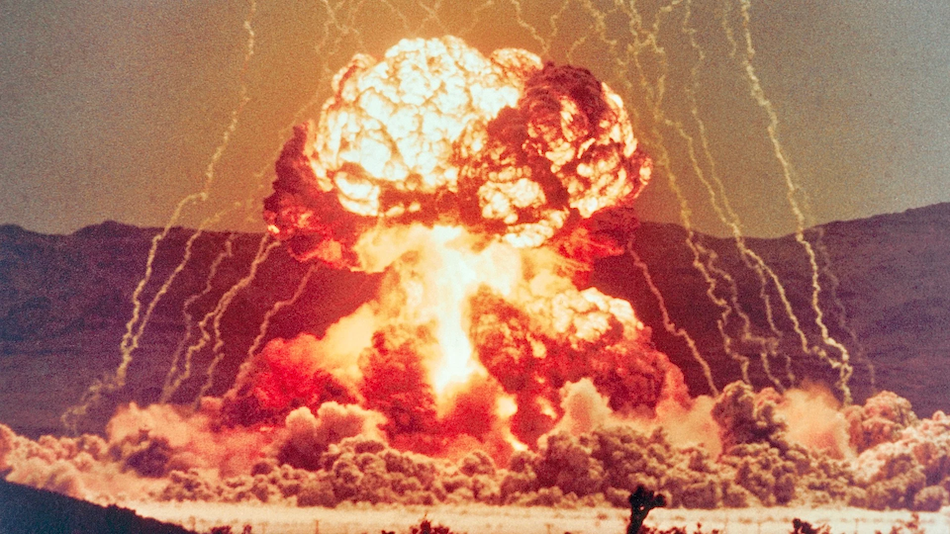
#> input picture hybrid/explosion.png, 950 x 534 px
$ jupyter execute --allow-errors Project_1.ipynb   (shell and % lines are left out)
#> lines starting #> are read from the running program, lines starting #| are printed output that depends on the picture
### hybrid/utils.py
import time
import os

import cv2
import argparse
import numpy as np
from scipy import signal
from math import ceil, floor
import matplotlib.pyplot as plt
from matplotlib.colors import LogNorm


def align_images(input_img_1, input_img_2, pts_img_1, pts_img_2,
                 save_images=False):

    # Load images
    im1 = cv2.imread(input_img_1)
    im1 = cv2.cvtColor(im1, cv2.COLOR_BGR2RGB)

    im2 = cv2.imread(input_img_2)
    im2 = cv2.cvtColor(im2, cv2.COLOR_BGR2RGB)

    # get image sizes
    h1, w1, b1 = im1.shape
    h2, w2, b2 = im2.shape

    # Get center coordinate of the line segment
    center_im1 = np.mean(pts_img_1, axis=0)
    center_im2 = np.mean(pts_img_2, axis=0)

    plt.close('all')

    # translate first so that center of ref points is center of image
    tx = np.around((w1 / 2 - center_im1[0]) * 2).astype(int)

    if tx > 0:
        im1 = np.r_['1', np.zeros((im1.shape[0], tx, 3)), im1]

    else:
        im1 = np.r_['1', im1, np.zeros((im1.shape[0], -tx, 3))]

    ty = np.round((h1 / 2 - center_im1[1]) * 2).astype(int)

    if ty > 0:
        im1 = np.r_['0', np.zeros((ty, im1.shape[1], 3)), im1]

    else:
        im1 = np.r_['0', im1, np.zeros((-ty, im1.shape[1], 3))]

    tx = np.around((w2 / 2 - center_im2[0]) * 2).astype(int)

    if tx > 0:
        im2 = np.r_['1', np.zeros((im2.shape[0], tx, 3)), im2]

    else:
        im2 = np.r_['1', im2, np.zeros((im2.shape[0], -tx, 3))]

    ty = np.round((h2 / 2 - center_im2[1]) * 2).astype(int)

    if ty > 0:
        im2 = np.r_['0', np.zeros((ty, im2.shape[1], 3)), im2]

    else:
        im2 = np.r_['0', im2, np.zeros((-ty, im2.shape[1], 3))]

    # downscale larger image so that lengths between ref points are the same
    len1 = np.linalg.norm(pts_img_1[0]-pts_img_1[1])
    len2 = np.linalg.norm(pts_img_2[0]-pts_img_2[1])
    dscale = len2 / len1

    if dscale < 1:
        width = int(im1.shape[1] * dscale)
        height = int(im1.shape[0] * dscale)
        dim = (width, height)
        im1 = cv2.resize(im1, dim, interpolation=cv2.INTER_LINEAR)

    else:
        width = int(im2.shape[1] * 1 / dscale)
        height = int(im2.shape[0] * 1 / dscale)
        dim = (width, height)
        im2 = cv2.resize(im2, dim, interpolation=cv2.INTER_LINEAR)

    # rotate im1 so that angle between points is the same
    theta1 = np.arctan2(-(pts_img_1[:, 1][1]-pts_img_1[:, 1][0]),
                        pts_img_1[:, 0][1]-pts_img_1[:, 0][0])
    theta2 = np.arctan2(-(pts_img_2[:, 1][1]-pts_img_2[:, 1][0]),
                        pts_img_2[:, 0][1]-pts_img_2[:, 0][0])
    dtheta = theta2-theta1
    rows, cols = im1.shape[:2]
    M = cv2.getRotationMatrix2D((cols/2, rows/2), dtheta*180/np.pi, 1)
    cos = np.abs(M[0, 0])
    sin = np.abs(M[0, 1])

    # compute the new bounding dimensions of the image
    nW = int((rows * sin) + (cols * cos))
    nH = int((rows * cos) + (cols * sin))

    # adjust the rotation matrix to take into account translation
    M[0, 2] += (nW / 2) - cols/2
    M[1, 2] += (nH / 2) - rows/2

    im1 = cv2.warpAffine(im1, M, (nW, nH))

    # Crop images (on both sides of border) to be same height and width
    h1, w1, b1 = im1.shape
    h2, w2, b2 = im2.shape

    minw = min(w1, w2)
    brd = (max(w1, w2)-minw)/2
    if minw == w1:  # crop w2
        im2 = im2[:, ceil(brd):-floor(brd), :]
        tx = tx-ceil(brd)
    else:
        im1 = im1[:, ceil(brd):-floor(brd), :]
        tx = tx+ceil(brd)

    minh = min(h1, h2)
    brd = (max(h1, h2)-minh)/2
    if minh == h1:  # crop w2
        im2 = im2[ceil(brd):-floor(brd), :, :]
        ty = ty-ceil(brd)
    else:
        im1 = im1[ceil(brd):-floor(brd), :, :]
        ty = ty+ceil(brd)

    im1 = cv2.cvtColor(im1.astype(np.uint8), cv2.COLOR_RGB2BGR)
    im2 = cv2.cvtColor(im2.astype(np.uint8), cv2.COLOR_RGB2BGR)

    if save_images:
        output_img_1 = 'aligned_{}'.format(os.path.basename(input_img_1))
        output_img_2 = 'aligned_{}'.format(os.path.basename(input_img_2))
        cv2.imwrite(output_img_1, im1)
        cv2.imwrite(output_img_2, im2)

    return im1, im2


def prompt_eye_selection(image):
    fig = plt.figure()
    plt.imshow(image, cmap='gray')
    fig.set_label('Click on two points for alignment')
    plt.axis('off')
    xs = []
    ys = []
    clicked = np.zeros((2, 2), dtype=np.float32)

    # Define a callback function that will update the textarea
    # [7 lines left out: function onmousedown, not called in this run]

    def onmouseup(event):
        if(len(xs) >= 2):
            plt.close(fig)

    def onclose(event):
        clicked[:, 0] = xs
        clicked[:, 1] = ys
    # Create an hard reference to the callback not to be cleared by the garbage
    # collector
    fig.canvas.mpl_connect('button_press_event', onmousedown)
    fig.canvas.mpl_connect('button_release_event', onmouseup)
    fig.canvas.mpl_connect('close_event', onclose)

    return clicked

# [86 lines left out: functions crop_image, interactive_crop, gaussian_kernel, plot, plot_spectrum, not called in this run]

### hybrid/Project_1.ipynb
# Programming Project #1: Hybrid Images

## CS445: Computational Photography - Spring 2020

### Part I: Hybrid Images

[cell 1]
#NOTE: ALL RESULTS ARE SAVED AS A FILE INSTEAD OF SHOWN BECAUSE MATPLOTLIB WASNT WORKING ON VSCODE MAC
import cv2

import numpy as np
from matplotlib.colors import LogNorm
from scipy import signal

import utils

[cell 2]
import matplotlib.pyplot as plt

[cell 3]
im1_file = './explosion.png'
im2_file = './tree.jpg'

im1 = cv2.imread(im1_file, cv2.IMREAD_GRAYSCALE)
#> im1: shape (534, 950); min 0, max 251, mean 139.5
im2 = cv2.imread(im2_file, cv2.IMREAD_GRAYSCALE)
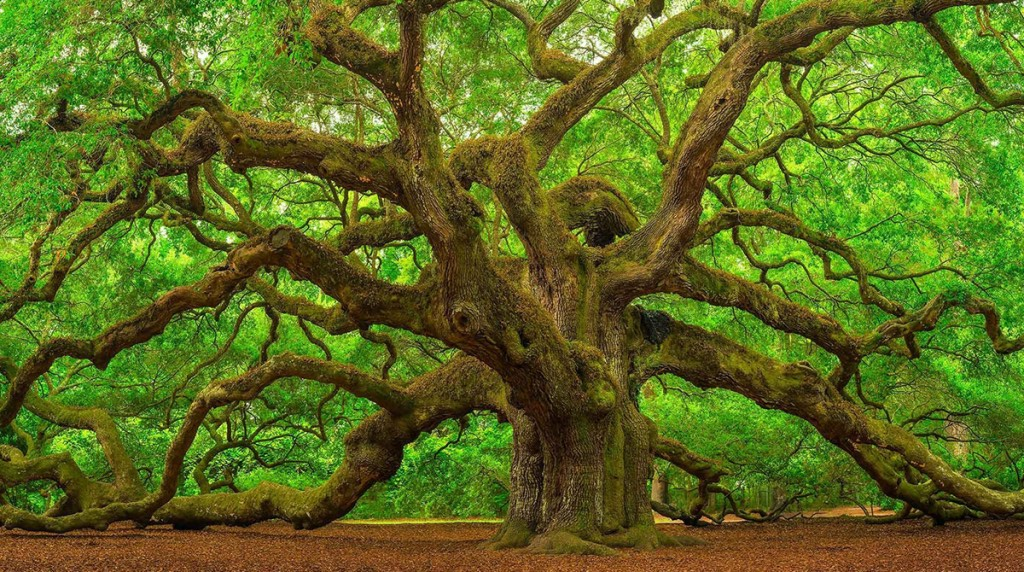
#> input picture hybrid/tree.jpg, 1024 x 572 px
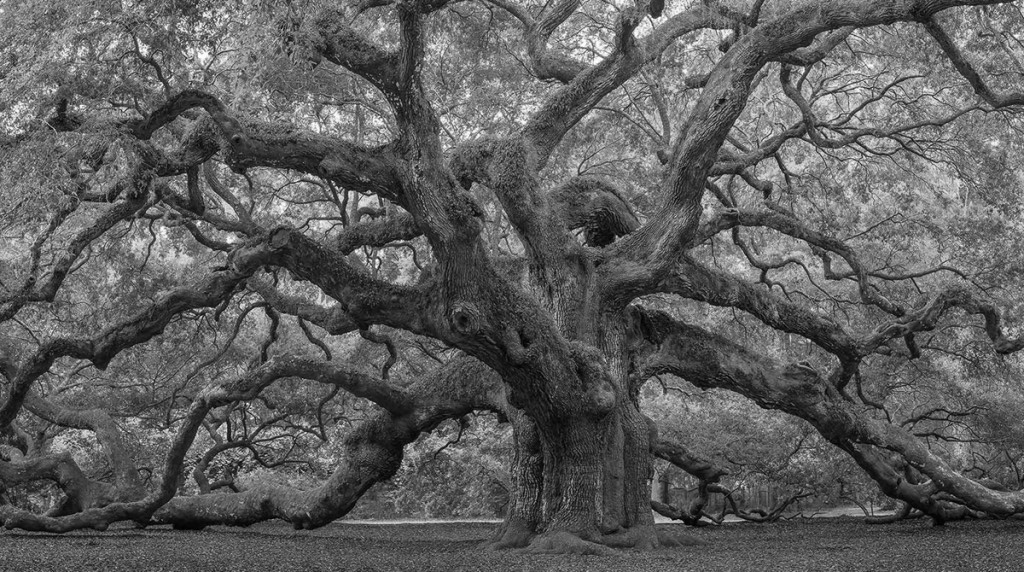
#> im2: shape (572, 1024); min 0, max 255, mean 93.9

[cell 4]
pts_im1 = utils.prompt_eye_selection(im1)
#> pts_im1 = [[0, 0], [0, 0]]

[cell 5]
pts_im2 = utils.prompt_eye_selection(im2)
#> pts_im2 = [[0, 0], [0, 0]]
# [4 lines of commented-out code are left out]

pts_im2 = np.array([[520,287],
                [690,287]], dtype=np.float32)
pts_im1 = np.array([[400,288],
                [600,288]], dtype=np.float32)

[cell 6]
im1, im2 = utils.align_images(im1_file, im2_file,pts_im1,pts_im2,save_images=False)
#> in align_images, im1 is the input picture: shape (534, 950, 3); mean B, G, R 93.5, 114.5, 179.7
#> in align_images, im2 is the input picture: shape (572, 1024, 3); mean B, G, R 31.6, 107.1, 91.9

[cell 7]
# convert to grayscale
im1 = cv2.cvtColor(im1, cv2.COLOR_BGR2GRAY) / 255.0
#> im1: shape (489, 850) float64
im2 = cv2.cvtColor(im2, cv2.COLOR_BGR2GRAY) / 255.0
#> im2: shape (489, 850) float64

[cell 8]
#Images sanity check
fig, axes = plt.subplots(1, 2)
axes[0].imshow(im1,cmap='gray')
axes[0].set_title('Image 1'), axes[0].set_xticks([]), axes[0].set_yticks([])
axes[1].imshow(im2,cmap='gray')
axes[1].set_title('Image 2'), axes[1].set_xticks([]), axes[1].set_yticks([])
plt.savefig('results/test')

[cell 9]
def filter_image(im, fil, fourier, lowpass=True):
    H, W =im.shape
    hs =fil.shape[0]
    fftsize =1024
    im_fft =np.fft.fft2(im,(fftsize, fftsize))
    fil_fft = np.fft.fft2(fil,(fftsize, fftsize))
    #Print Fourier Image
    fftmag = np.abs(im_fft)
    plt.imshow(fftmag,norm=LogNorm(fftmag.min(),fftmag.max()),cmap='jet')
    plt.savefig(fourier)
    #Multiply Fourier Image by Fourier Filter
    im_fil_fft=im_fft*fil_fft
    #Print Fourier Filtered
    if lowpass:
        fftmag_fil = np.abs(im_fil_fft)
        plt.imshow(fftmag_fil,norm=LogNorm(fftmag_fil.min(),fftmag_fil.max()),cmap='jet')
        plt.savefig(fourier+"_filtered")
    #return Image
    im_fil = np.fft.ifft2(im_fil_fft)
    im_fil = im_fil[hs:hs +H, hs:hs+W]
    im_fil=np.real(im_fil)
    return im_fil

def hybridImage(im1, im2, cutoff_low, cutoff_high):
    #Image 1 highpass filtering
    ksize = int(np.ceil(cutoff_high)*6+1)
    fil = cv2.getGaussianKernel(ksize, cutoff_high) # 1D kernel
    fil = fil*np.transpose(fil) # 2D kernel by outer product
    highpassed_p = filter_image(im1, fil, "results/Fourier1", False)
    im_resized = im1[ 0:highpassed_p.shape[0],0:highpassed_p.shape[1]]
    highpassed =im_resized - highpassed_p
    #Print highpassed Filtered FFT
    fftmag_fil4 = np.abs(np.fft.fftshift(np.fft.fft2(highpassed)))
    plt.imshow(fftmag_fil4,norm=LogNorm(fftmag_fil4.min(),fftmag_fil4.max()),cmap='jet')
    plt.savefig("results/Fourier1_filtered")


    #Image 2 lowpass filtering
    ksize2 = int(np.ceil(cutoff_low)*6+1)
    fil2 = cv2.getGaussianKernel(ksize2, cutoff_low) # 1D kernel
    fil2 = fil2*np.transpose(fil2) # 2D kernel by outer product
    lowpassed = filter_image(im2, fil2, "results/Fourier2")

    #resize larger image
    highpassed = highpassed[ 0:lowpassed.shape[0],0:lowpassed.shape[1]]

    #combine

    new =highpassed+lowpassed
    plt.imshow(new,cmap='gray')
    plt.savefig('results/test2')
    fftmag3 = np.abs(np.fft.fftshift(np.fft.fft2(new)))
    plt.imshow(fftmag3,norm=LogNorm(fftmag3.min(),fftmag3.max()),cmap='jet')
    plt.savefig('results/Fourier_combined')

    '''
    Inputs:
        im1:    RGB (height x width x 3) or a grayscale (height x width) image
                as a numpy array.
        im2:    RGB (height x width x 3) or a grayscale (height x width) image
                as a numpy array.
        cutoff_low: standard deviation for the low-pass filter
        cutoff_high: standard deviation for the high-pass filter

    Output:
        Return the combination of both images, one filtered with a low-pass filter
        and the other with a high-pass filter.
    '''

[cell 10]
cutoff_low = 7
cutoff_high = 2.7

im_hybrid = hybridImage(im2, im1, cutoff_low, cutoff_high)
#> in hybridImage, `fftmag_fil4 = np.abs(np.fft.fftshift(np.fft.fft2(highpassed)))`:
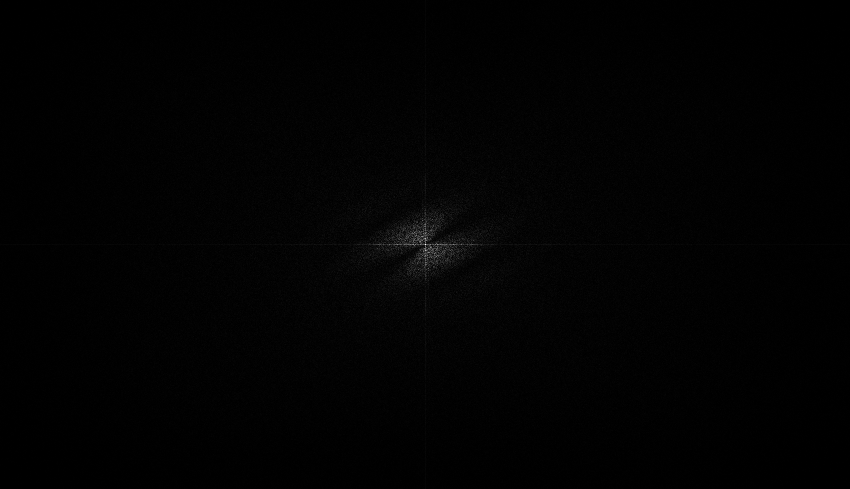
#> fftmag_fil4: shape (489, 850) float64; min 0.055, max 5516, mean 51.9; drawn with min black and max white
#> call 2 of filter_image, with fourier = 'results/Fourier2', lowpass = True
#> in filter_image (call 2), `im_fil=np.real(im_fil)`:
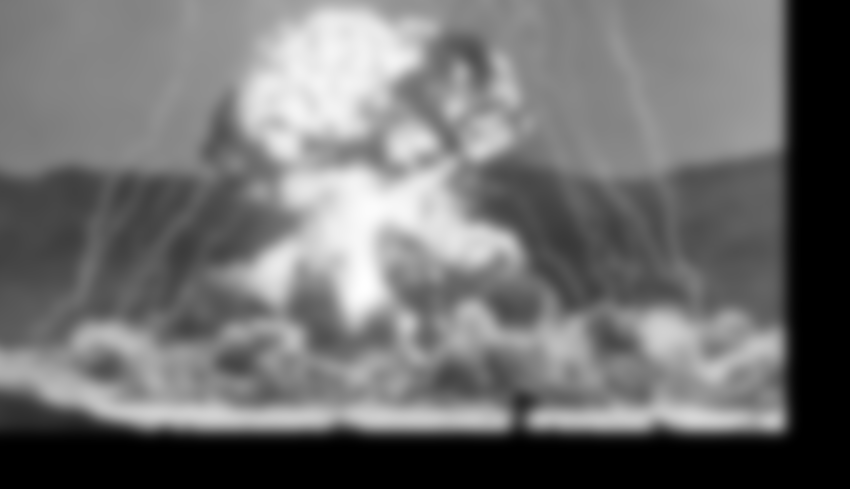
#> im_fil: shape (489, 850) float64; min -2.5e-16, max 0.96, mean 0.422; drawn with min black and max white
#> in hybridImage, `new =highpassed+lowpassed`:
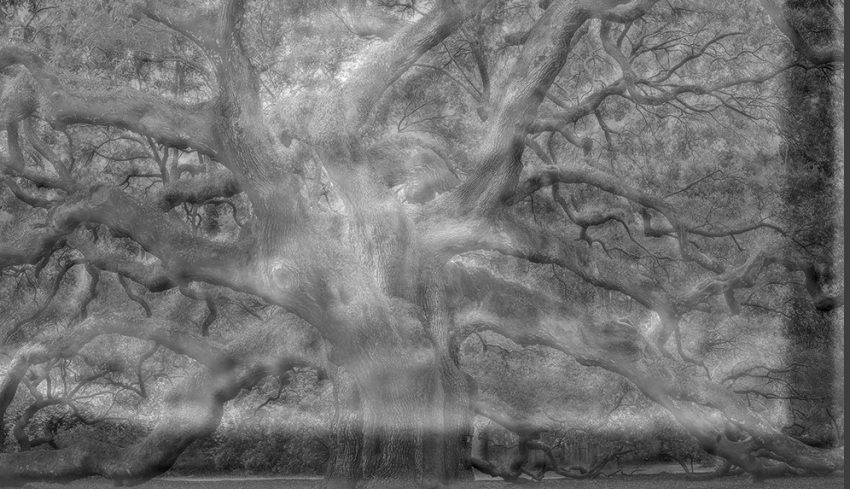
#> new: shape (489, 850) float64; min -0.501, max 1.59, mean 0.435; drawn with min black and max white

[cell 11]
# Optional: Select top left corner and bottom right corner to crop image
# the function returns dictionary of
# {
#   'cropped_image': np.ndarray of shape H x W
#   'crop_bound': np.ndarray of shape 2x2
# }
#cropped_object = utils.interactive_crop(im_hybrid)

### Part II: Image Enhancement

##### Two out of three types of image enhancement are required.  Choose a good image to showcase each type and implement a method.  This code doesn't rely on the hybrid image part.

#### Contrast enhancement

[cell 12]
def enhance_contrast(image_base, gray_scale=True):
    image = cv2.imread(image_base)
    if gray_scale:
        im = cv2.cvtColor(image, cv2.COLOR_BGR2GRAY)
        image_eq = cv2.equalizeHist(im)
        cmap_val = 'gray'
    else:
        im = cv2.cvtColor(image, cv2.COLOR_BGR2RGB)
        r_image, g_image, b_image = cv2.split(im)

        r_image_eq = cv2.equalizeHist(r_image)
        g_image_eq = cv2.equalizeHist(g_image)
        b_image_eq = cv2.equalizeHist(b_image)

        image_eq = cv2.merge((r_image_eq, g_image_eq, b_image_eq))
        cmap_val = None

    fig = plt.figure(figsize=(20, 10))
    ax1 = fig.add_subplot(2, 2, 1)
    ax1.axis("off")
    ax1.title.set_text('Original')
    ax2 = fig.add_subplot(2, 2, 2)
    ax2.axis("off")
    ax2.title.set_text("Equalized")
    ax1.imshow(im, cmap=cmap_val)
    ax2.imshow(image_eq, cmap=cmap_val)
    plt.savefig('results/contrast1')
    return image_eq

[cell 13]
contrast_file = './ocean.jpeg'
image_eq = enhance_contrast(contrast_file, False)
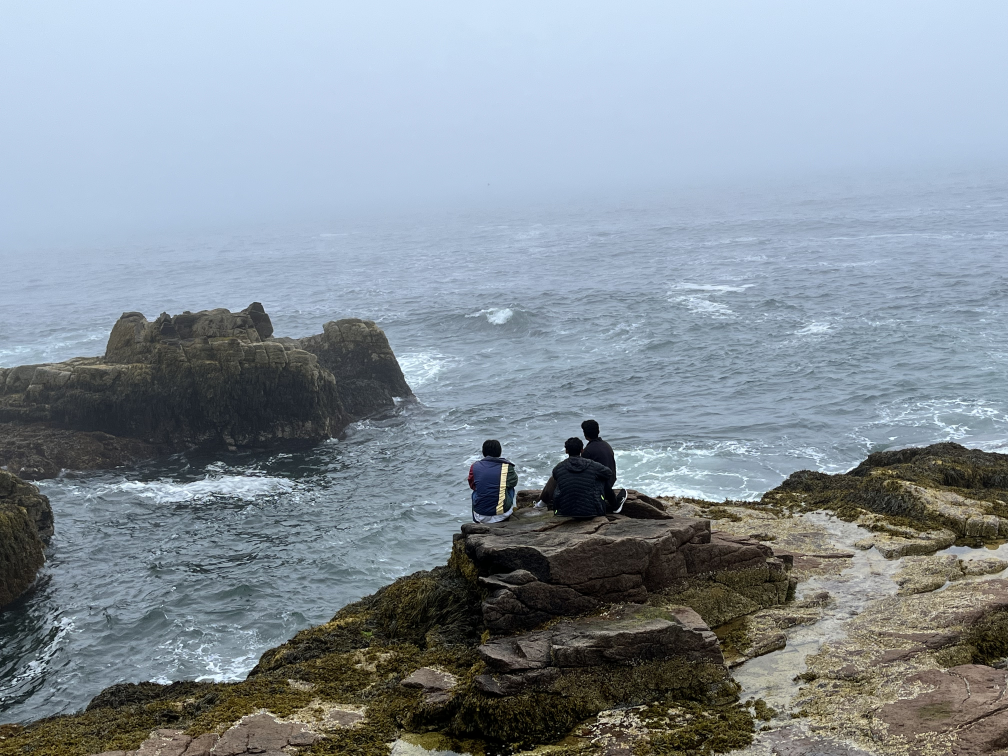
#> input picture hybrid/ocean.jpeg, 4032 x 3024 px (shown at 1/4 size)
#> in enhance_contrast, image is the input picture: shape (3024, 4032, 3); mean B, G, R 153.7, 144.7, 134
#> in enhance_contrast, `r_image, g_image, b_image = cv2.split(im)`:
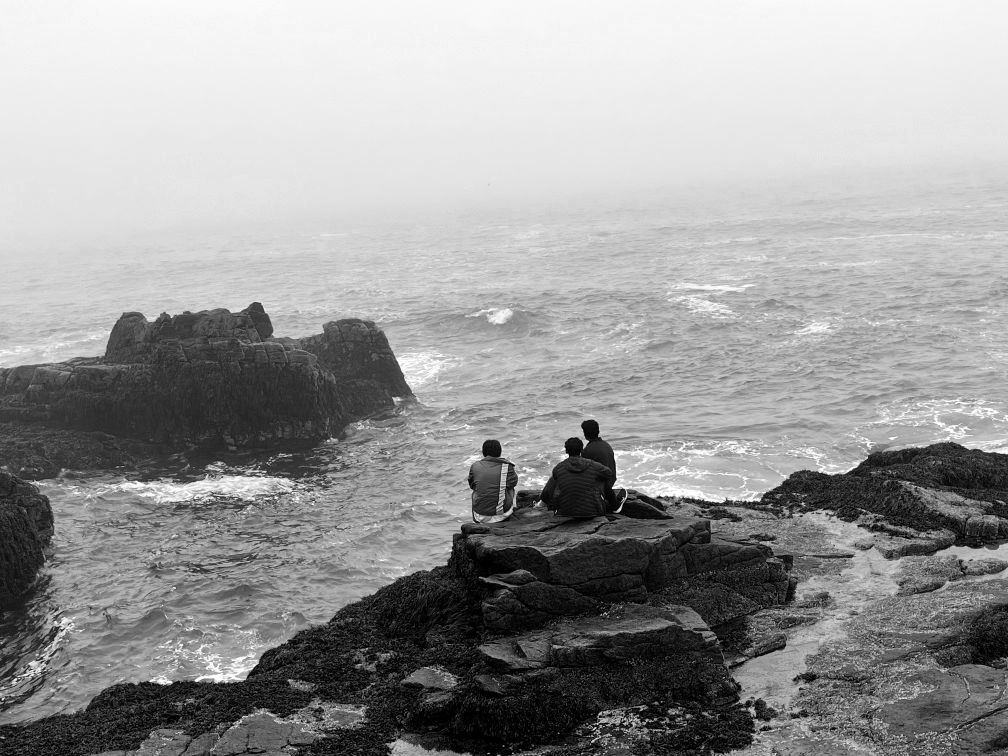
#> b_image: shape (3024, 4032) (shown at 1/4 size); min 0, max 255, mean 153.7
#> in enhance_contrast, `image_eq = cv2.merge((r_image_eq, g_image_eq, b_image_eq))`:
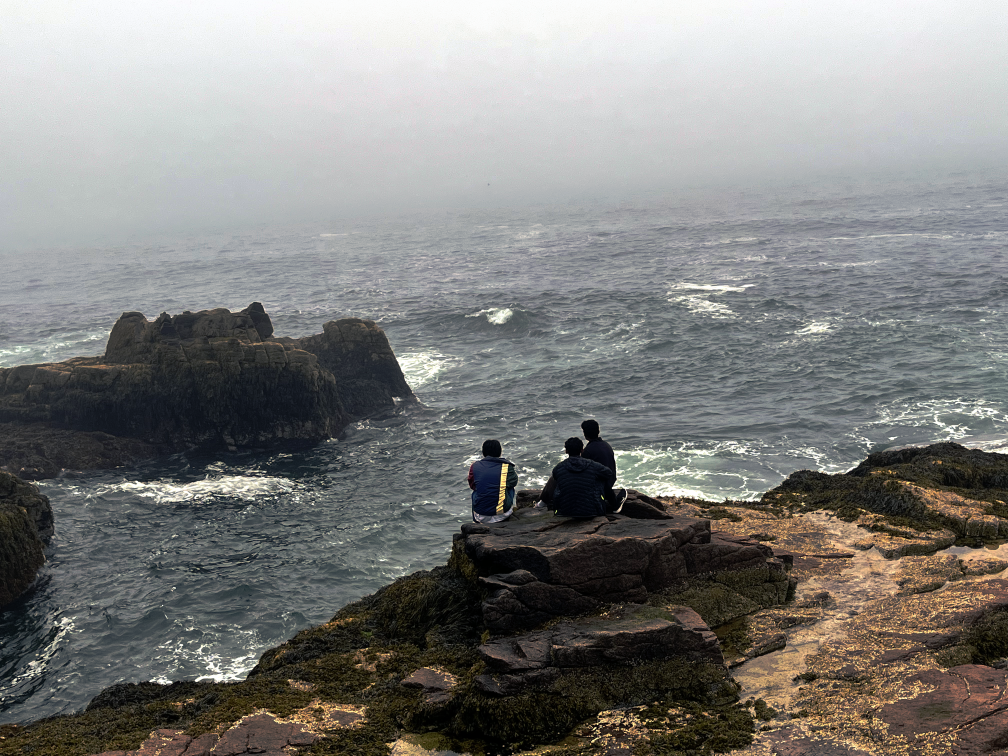
#> image_eq: shape (3024, 4032, 3) (shown at 1/4 size); mean R, G, B 127.7, 127.5, 125.3

#### Color enhancement

[cell 14]
def enhance_color(image_base, factor):
    image = cv2.imread(image_base, cv2.IMREAD_COLOR)
    im_HSV = cv2.cvtColor(image,cv2.COLOR_BGR2HSV)
    im_temp = cv2.cvtColor(im_HSV,cv2.COLOR_HSV2RGB)

    fig = plt.figure(figsize=(10, 5))
    ax1 = fig.add_subplot(2, 2, 1)
    ax1.axis("off")
    ax1.title.set_text('Original')
    ax1.imshow(im_temp, cmap=None)

    im_b = im_HSV[:,:,2]
    mask = im_b*factor <= 255
    im_b[mask] = im_b[mask]*factor

    im_HSV= cv2.cvtColor(im_HSV,cv2.COLOR_HSV2RGB)


    ax2 = fig.add_subplot(2, 2, 2)
    ax2.axis("off")
    ax2.title.set_text("Color Enhanced")
    ax2.imshow(im_HSV, cmap=None)
    plt.savefig('results/color1')
    return im_HSV

[cell 15]
def enhance_color_2(image_base, factor):
    image = cv2.imread(image_base, cv2.IMREAD_COLOR)
    invGamma = 1 / factor
    table = [((i / 255) ** invGamma) * 255 for i in range(256)]
    table = np.array(table, np.uint8)
    im_enh =  cv2.LUT(image, table)

    ax2 = fig.add_subplot(2, 2, 2)
    ax2.axis("off")
    ax2.title.set_text("Color Enhanced")
    ax2.imshow(im_enh, cmap=None)
    plt.savefig('results/color2')
    return im_enh

[cell 16]
color_file = './sushi.jpeg'
#> (the rest of this cell did not finish here and is left out)
